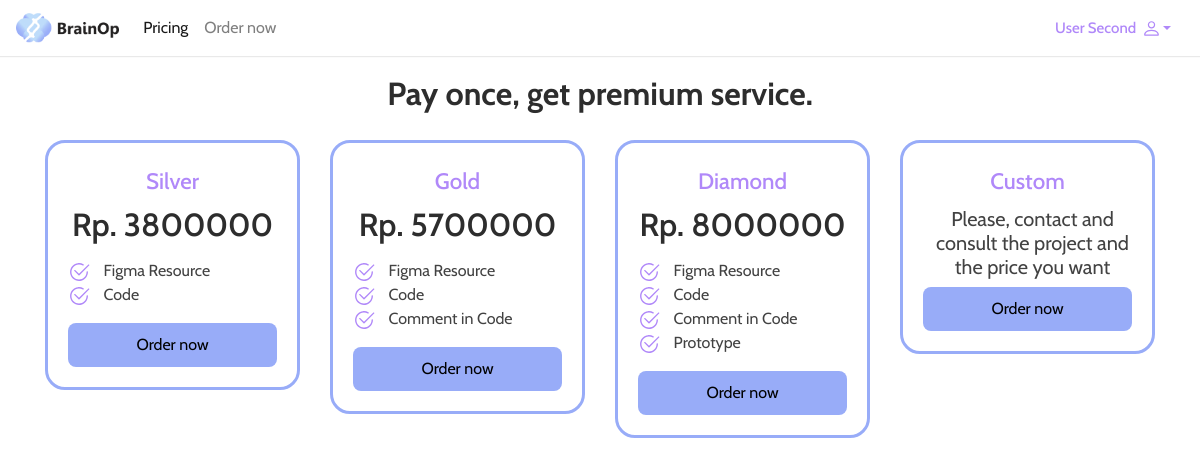
Page /component/user/pricing/ (signed in) on the committed database.
### tables this page shows
CREATE TABLE `datauser` (
  `iddataUser` int(11) NOT NULL,
  `idaccount` int(11) NOT NULL,
  `name` varchar(45) NOT NULL,
  `first_name` varchar(45) NOT NULL,
  `last_name` varchar(45) NOT NULL,
  `no_telp` varchar(45) NOT NULL,
  `street` varchar(45) NOT NULL,
  `city` varchar(45) NOT NULL,
  `country` varchar(45) NOT NULL,
  `zip_code` varchar(45) NOT NULL,
  `birth_place` varchar(45) NOT NULL,
  `birth_date` varchar(45) NOT NULL,
  `religious` varchar(45) NOT NULL,
  `gender` varchar(45) NOT NULL
);

CREATE TABLE `serviceprice` (
  `idservicePrice` int(11) NOT NULL,
  `nominal` int(11) NOT NULL,
  `name` varchar(45) NOT NULL
);

CREATE TABLE `featuresservice` (
  `idfeaturesService` int(11) NOT NULL,
  `idservicePrice` int(11) NOT NULL,
  `contents` varchar(45) NOT NULL
);

### component/user/pricing/index.php (the view, shortened to what this page needs)
<?php
    include '../../../src/connection/connection.php';
?>
<!DOCTYPE html>
<html lang="en">
<head>
    <link rel="stylesheet" href="https://cdn.jsdelivr.net/npm/bootstrap@4.5.3/dist/css/bootstrap.min.css">
	<link rel="stylesheet" type="text/css" href="../../../src/css/style.css">
</head>
<body>
    <nav class="navbar navbar-expand-lg navbar-light bg-light" style="background-color: #FFF !important; box-shadow: 0px 1px 1px rgba(106, 106, 106, 0.15);">
        <a class="navbar-brand" href="../home/">
            <img src="../../../src/images/logo.png" height="30" class="d-inline-block align-top" alt="" loading="lazy">
        </a>
        <div class="collapse navbar-collapse" id="navbarText">
            <ul class="navbar-nav mr-auto">
                <li class="nav-item active">
                    <a class="nav-link" href="#">Pricing</a>
                </li>
                <li class="nav-item">
                    <a class="nav-link" href="../order/">Order now</a>
                </li>
            </ul>
            <div class="dropdown nav-menu-profile">
                <a class="btn dropdown-toggle" href="#" role="button" id="dropdownMenuLink" data-toggle="dropdown" aria-haspopup="true" aria-expanded="false">
                    <?php
                    $id = $_SESSION['idaccount'];
                    $queryName  = mysqli_query($connect, "SELECT * FROM datauser WHERE idaccount=$id");
                    while($row = mysqli_fetch_array($queryName)){
                    ?>
                    <?=$row["name"]?>
                    <?php } ?>
                </a>
            </div>
        </div>
    </nav>
    <div class="container">
        <h1 class="title-section">Pay once, get premium service.</h1>
        <div class="row">
            <div class="col-md-12">
                <div class="row">
                    <?php
                    $queryService  = mysqli_query($connect, "SELECT * FROM serviceprice");
                    while($row = mysqli_fetch_array($queryService)){
                    ?>
                    <div class="col-md-3">
                        <div class="place-pricing">
                            <h2><?=$row["name"]?></h2>
                            <p>Rp. <?=$row["nominal"]?></p>
                            <ul>
                                <?php
                                $idService = $row["idservicePrice"];
                                $queryFeatureService  = mysqli_query($connect, "SELECT * FROM featuresservice WHERE idservicePrice=$idService");
                                while($rowFeature = mysqli_fetch_array($queryFeatureService)){
                                ?>
                                <li>
                                    <span><?=$rowFeature["contents"]?></span>
                                </li>
                                <?php } ?>
                            </ul>
                            <a href="../order/index.php?pk=<?=$row["name"]?>">
                                <button class="btn-primer">Order now</button>
                            </a>
                        </div>
                    </div>
                    <?php } ?>
                    <div class="col-md-3">
                        <div class="place-pricing">
                            <h2>Custom</h2>
                            <h5 class="text-center">Please, contact and consult the project and the price you want</h5>
                            <button class="btn-primer">Order now</button>
                        </div>
                    </div>
                </div>
            </div>
        </div>
    </div>
</body>
</html>

### src/css/style.css (style rules this page uses)
* { font-family: "Cabin" !important; }
.nav-menu-profile .dropdown-toggle { font-style: normal; font-weight: 500; font-size: 15px; display: flex; align-items: center; color: #B088F9; }
.title-section { font-family: 'Cabin'; font-style: normal; font-weight: 700; font-size: 2rem; line-height: 76px; text-align: center; color: #2D2D2D; }
.place-pricing { background: #FFFFFF; border-radius: 20px; border: 3px solid #98ACF8; padding: 20px; }
.place-pricing h2 { font-style: normal; font-weight: 500; font-size: 1.4rem; line-height: 36px; text-align: center; color: #B088F9; }
.place-pricing p { font-style: normal; font-weight: 600; font-size: 2rem; line-height: 36px; text-align: center; color: #2D2D2D; }
.place-pricing ul { text-decoration: none; list-style: none; padding: 0; }
.place-pricing ul li span { font-weight: 400; color: #424242; margin-left: 10px; }
.place-pricing h5 { font-weight: 400; color: #424242; margin-left: 10px; }
.btn-primer { background: #98ACF8; border-radius: 8px; border: 0; width: 100%; padding: 10px; }

### rows in the picture
datauser: name "User Second"
serviceprice: name "Silver", nominal "3800000"
featuresservice: contents "Figma Resource"
featuresservice: contents "Code"
serviceprice: name "Gold", nominal "5700000"
featuresservice: contents "Figma Resource"
featuresservice: contents "Code"
featuresservice: contents "Comment in Code"
serviceprice: name "Diamond", nominal "8000000"
featuresservice: contents "Figma Resource"
featuresservice: contents "Code"
featuresservice: contents "Comment in Code"
featuresservice: contents "Prototype"
